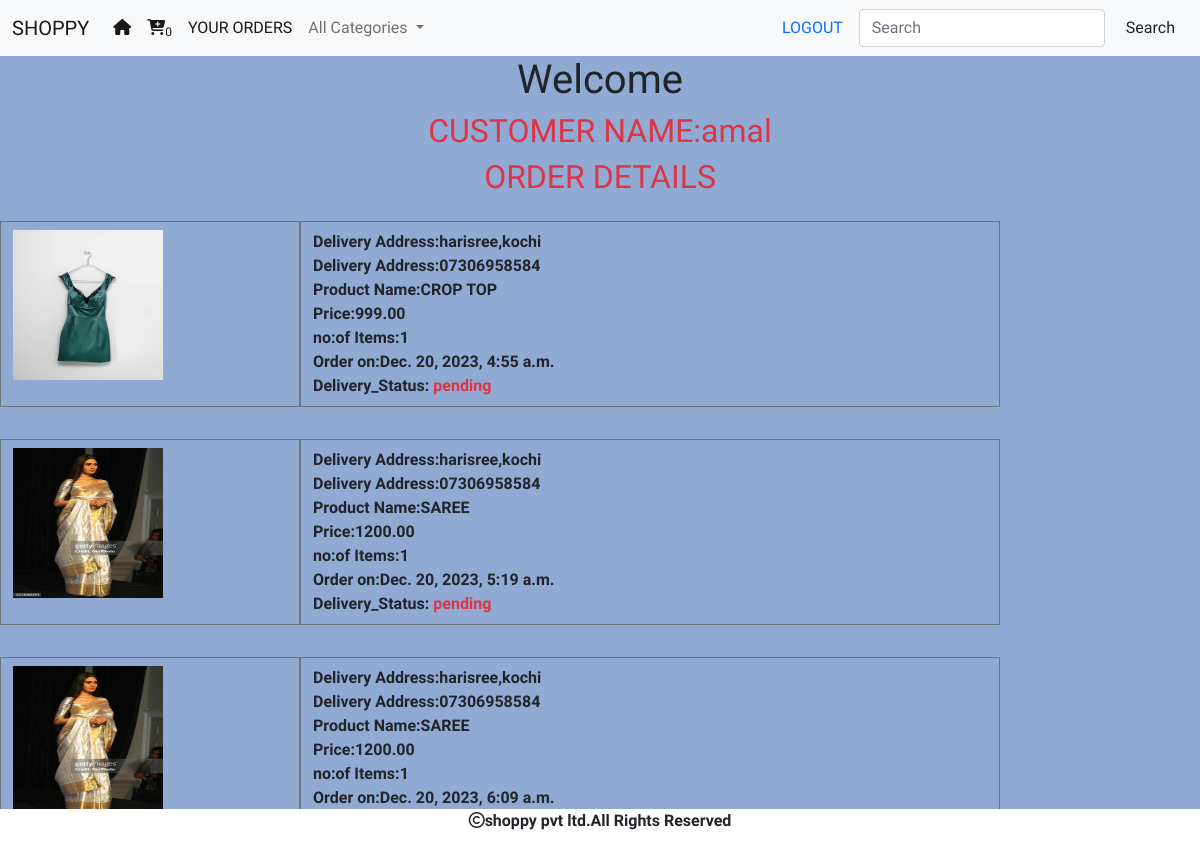
/cart/orderview (signed in), run on the app's committed database.
### cart/models.py (models this page shows, shortened)
class Order(models.Model):
    product = models.ForeignKey(Product, on_delete=models.CASCADE)
    user = models.ForeignKey(User, on_delete=models.CASCADE)
    no_of_items = models.IntegerField()
    address = models.TextField()
    phone = models.CharField(max_length=30)
    order_status = models.CharField(max_length=20,default="pending")
    delivery_status = models.CharField(max_length=20,default="pending")
    date_ordered = models.DateTimeField(auto_now_add=True)

### shop/models.py (models this page shows)
class Product(models.Model):
    name=models.CharField(max_length=200)
    desc=models.TextField()
    image=models.ImageField(upload_to='shop/products',blank=True,null=True)
    price=models.DecimalField(max_digits=10,decimal_places=2)
    category=models.ForeignKey(Category,on_delete=models.CASCADE)
    stock=models.IntegerField()
    available=models.BooleanField(default=True)
    created=models.DateTimeField(auto_now_add=True)
    updated=models.DateTimeField(auto_now=True)

### cart/views.py (the view)
# urls.py: path('orderview', views.orderview, name="orderview"),
def orderview(request):
    u=request.user
    o=Order.objects.filter(user=u)
    return render(request,'orderview.html',{'u':u.username,'o':o})

### cart/context_processors.py (called while the page is built)
def productcount(request):
    item_count=0
    if request.user.is_authenticated:
        u=request.user
        try:
            cart=Cart.objects.filter(user=u)
            for i in cart:
                item_count=item_count+i.quantity
        except:
            item_count=0
    return{'count':item_count}

### shop/context_processors.py (called while the page is built)
def menu_links(request):
    c=Category.objects.all()
    return{'links':c}

### template/orderview.html
{% extends 'base.html' %}
{% load static %}
{% block content %}
<div class="container-fluid">
    <h2 class="text-center text-danger">CUSTOMER NAME:{{u}}</h2>
    <h2 class="text-center text-danger">ORDER DETAILS</h2>
    <div class="row">
        {% for i in o %}
            <div class="col-sm-3 my-3 py-2 border border-1 border-secondary">
                <img src="{{i.product.image.url}}" height="150px" width="150px">
            </div>
  <div class="col-sm-7 my-3 py-2 border border-1 border-secondary">
   <b>Delivery Address:{{i.address}}</b><br>
      <b>Delivery Address:{{i.phone}}</b><br>
      <b>Product Name:{{i.product.name}}</b><br>
      <b>Price:{{i.product.price}}</b><br>
      <b>no:of Items:{{i.no_of_items}}</b><br>
      <b>Order on:{{i.date_ordered}}</b><br>
      <b>Delivery_Status:<span class="text-danger"> {{i.delivery_status}}</span></b>
  </div>
{% endfor %}
  </div>
      </div>
{% endblock %}

### template/base.html (shortened to what this page needs)
<!DOCTYPE html>
{% load static %}
<html lang="en">
<head>
    <link href="https://cdn.jsdelivr.net/npm/bootstrap@5.0.2/dist/css/bootstrap.min.css" rel="stylesheet">
    <link rel="stylesheet"href="{% static 'css/a.css' %}">
    <link rel="stylesheet" href="https://cdnjs.cloudflare.com/ajax/libs/font-awesome/6.5.1/css/all.min.css" />
</head>
<body>
<nav class="navbar navbar-expand-lg navbar-light bg-light">
  <div class="container-fluid">
    <a class="navbar-brand" href="#">SHOPPY</a>
    <div class="collapse navbar-collapse" id="navbarSupportedContent">
      <ul class="navbar-nav me-auto mb-2 mb-lg-0">
        <li class="nav-item">
          <a class="nav-link active" aria-current="page" href="{% url 'shop:allocate' %}"><i class="fa-solid fa-house"></i></a>
        </li>
          {% if user.is_authenticated %}
          {% if user.username != 'admin' %}
          <li class="nav-item">
              <a class="nav-link active" aria-current="page" href="{% url 'cart:cartview' %}"><i class="fa-solid fa-cart-plus"></i><sub>{{count}}<sub></sub></a></li>
           <li class="nav-item">
              <a class="nav-link active" aria-current="page" href="{% url 'cart:orderview' %}">YOUR ORDERS</a></li>
          {% endif %}
           <li class="nav-item dropdown">
          <a class="nav-link dropdown-toggle" href="#" role="button" data-bs-toggle="dropdown" aria-expanded="false">
            All Categories
          </a>
        </li>
      </ul>
          <a class="nav-link active" aria-current="page" href="{% url 'shop:user_logout' %}">LOGOUT</a>
                  <form class="d-flex" method="POST" action="{% url 'search:search' %}">
        <input class="form-control me-2" type="search" name="q" placeholder="Search" aria-label="Search">
        <button class="btn btn-outline-#90aad4" type="submit">Search</button>
      </form>
    </div>
  </div>
{% endif %}
</nav>
<center>
<h1>Welcome</h1>
</center>
{% block content %}
{% endblock %}
<footer>
    <div class="footer">
        <p><i class="fa-regular fa-copyright"></i>shoppy pvt ltd.All Rights Reserved</p>
    </div>
</footer>
</body>
</html>

### static/css/a.css (style rules this page uses)
body { background:#90aad4; font-family: 'Comic Neue', cursive; }
.footer { height:50px; width:100%; background:white; position:fixed; bottom:0; left:0; text-align:center; font-weight:bold; }

### data on the page
Order: product.image (picture), address "harisree,kochi", phone "07306958584", product.name "CROP TOP", product.price "999.00", no_of_items "1", date_ordered "Dec. 20, 2023, 4:55 a.m.", delivery_status "pending"
Order: product.image (picture), address "harisree,kochi", phone "07306958584", product.name "SAREE", product.price "1200.00", no_of_items "1", date_ordered "Dec. 20, 2023, 5:19 a.m.", delivery_status "pending"
Order: product.image (picture), address "harisree,kochi", phone "07306958584", product.name "SAREE", product.price "1200.00", no_of_items "1", date_ordered "Dec. 20, 2023, 6:09 a.m."

### other printed values
{{ count }} "0"
{{ u }} "amal"
